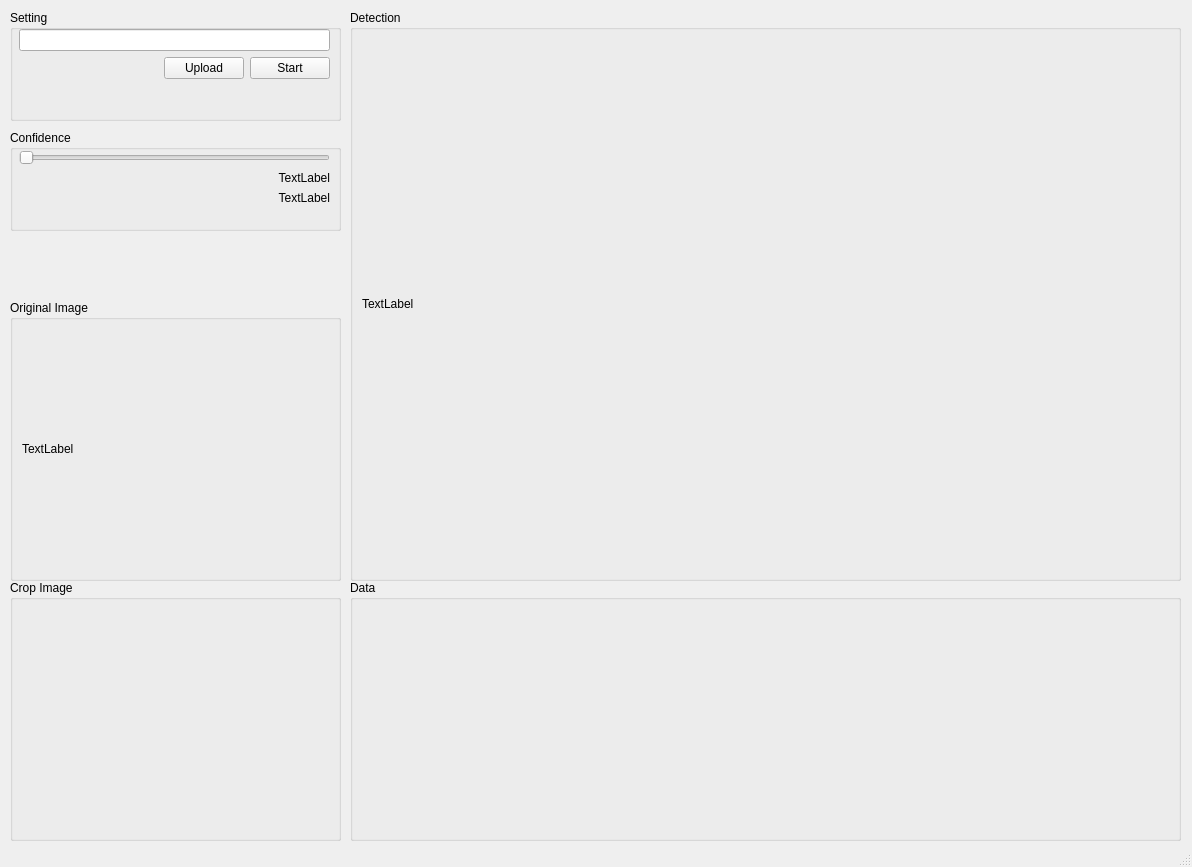
<?xml version="1.0" encoding="UTF-8"?>
<ui version="4.0">
 <class>MainWindow</class>
 <widget class="QMainWindow" name="MainWindow">
  <property name="geometry">
   <rect>
    <x>0</x>
    <y>0</y>
    <width>1192</width>
    <height>867</height>
   </rect>
  </property>
  <property name="windowTitle">
   <string>MainWindow</string>
  </property>
  <widget class="QWidget" name="centralwidget">
   <widget class="QGroupBox" name="groupBox">
    <property name="geometry">
     <rect>
      <x>10</x>
      <y>10</y>
      <width>331</width>
      <height>111</height>
     </rect>
    </property>
    <property name="title">
     <string>Setting</string>
    </property>
    <widget class="QWidget" name="verticalLayoutWidget">
     <property name="geometry">
      <rect>
       <x>9</x>
       <y>19</y>
       <width>311</width>
       <height>81</height>
      </rect>
     </property>
     <layout class="QVBoxLayout" name="verticalLayout">
      <item>
       <widget class="QLineEdit" name="lineEdit"/>
      </item>
      <item>
       <layout class="QHBoxLayout" name="horizontalLayout_3">
        <item>
         <spacer name="horizontalSpacer">
          <property name="orientation">
           <enum>Qt::Horizontal</enum>
          </property>
          <property name="sizeHint" stdset="0">
           <size>
            <width>40</width>
            <height>20</height>
           </size>
          </property>
         </spacer>
        </item>
        <item>
         <widget class="QPushButton" name="btn_upload">
          <property name="text">
           <string>Upload</string>
          </property>
         </widget>
        </item>
        <item>
         <widget class="QPushButton" name="btn_start">
          <property name="text">
           <string>Start</string>
          </property>
         </widget>
        </item>
       </layout>
      </item>
      <item>
       <spacer name="verticalSpacer">
        <property name="orientation">
         <enum>Qt::Vertical</enum>
        </property>
        <property name="sizeHint" stdset="0">
         <size>
          <width>20</width>
          <height>40</height>
         </size>
        </property>
       </spacer>
      </item>
     </layout>
    </widget>
   </widget>
   <widget class="QGroupBox" name="groupBox_2">
    <property name="geometry">
     <rect>
      <x>350</x>
      <y>10</y>
      <width>831</width>
      <height>571</height>
     </rect>
    </property>
    <property name="title">
     <string>Detection</string>
    </property>
    <layout class="QVBoxLayout" name="verticalLayout_5">
     <item>
      <layout class="QVBoxLayout" name="verticalLayout_3">
       <item>
        <spacer name="verticalSpacer_2">
         <property name="orientation">
          <enum>Qt::Vertical</enum>
         </property>
         <property name="sizeHint" stdset="0">
          <size>
           <width>20</width>
           <height>40</height>
          </size>
         </property>
        </spacer>
       </item>
       <item>
        <widget class="QLabel" name="label_video">
         <property name="text">
          <string>TextLabel</string>
         </property>
        </widget>
       </item>
       <item>
        <spacer name="verticalSpacer_3">
         <property name="orientation">
          <enum>Qt::Vertical</enum>
         </property>
         <property name="sizeHint" stdset="0">
          <size>
           <width>20</width>
           <height>40</height>
          </size>
         </property>
        </spacer>
       </item>
      </layout>
     </item>
    </layout>
   </widget>
   <widget class="QGroupBox" name="groupBox_3">
    <property name="geometry">
     <rect>
      <x>350</x>
      <y>580</y>
      <width>831</width>
      <height>261</height>
     </rect>
    </property>
    <property name="title">
     <string>Data</string>
    </property>
    <layout class="QVBoxLayout" name="verticalLayout_6">
     <item>
      <layout class="QVBoxLayout" name="verticalLayout_4"/>
     </item>
    </layout>
   </widget>
   <widget class="QGroupBox" name="groupBox_4">
    <property name="geometry">
     <rect>
      <x>10</x>
      <y>300</y>
      <width>331</width>
      <height>281</height>
     </rect>
    </property>
    <property name="title">
     <string>Original Image</string>
    </property>
    <layout class="QVBoxLayout" name="verticalLayout_7">
     <item>
      <layout class="QVBoxLayout" name="verticalLayout_2">
       <item>
        <spacer name="verticalSpacer_4">
         <property name="orientation">
          <enum>Qt::Vertical</enum>
         </property>
         <property name="sizeHint" stdset="0">
          <size>
           <width>20</width>
           <height>40</height>
          </size>
         </property>
        </spacer>
       </item>
       <item>
        <widget class="QLabel" name="label_vid_ori">
         <property name="text">
          <string>TextLabel</string>
         </property>
        </widget>
       </item>
       <item>
        <spacer name="verticalSpacer_5">
         <property name="orientation">
          <enum>Qt::Vertical</enum>
         </property>
         <property name="sizeHint" stdset="0">
          <size>
           <width>20</width>
           <height>40</height>
          </size>
         </property>
        </spacer>
       </item>
      </layout>
     </item>
    </layout>
   </widget>
   <widget class="QGroupBox" name="groupBox_5">
    <property name="geometry">
     <rect>
      <x>10</x>
      <y>580</y>
      <width>331</width>
      <height>261</height>
     </rect>
    </property>
    <property name="title">
     <string>Crop Image</string>
    </property>
    <layout class="QGridLayout" name="gridLayout_2">
     <item row="0" column="0">
      <layout class="QGridLayout" name="gridLayout"/>
     </item>
    </layout>
   </widget>
   <widget class="QGroupBox" name="groupBox_6">
    <property name="geometry">
     <rect>
      <x>10</x>
      <y>130</y>
      <width>331</width>
      <height>101</height>
     </rect>
    </property>
    <property name="title">
     <string>Confidence</string>
    </property>
    <widget class="QWidget" name="verticalLayoutWidget_2">
     <property name="geometry">
      <rect>
       <x>9</x>
       <y>20</y>
       <width>311</width>
       <height>77</height>
      </rect>
     </property>
     <layout class="QVBoxLayout" name="verticalLayout_8">
      <item>
       <widget class="QSlider" name="horizontalSlider">
        <property name="maximum">
         <number>100</number>
        </property>
        <property name="orientation">
         <enum>Qt::Horizontal</enum>
        </property>
       </widget>
      </item>
      <item>
       <widget class="QLabel" name="label_confidence">
        <property name="layoutDirection">
         <enum>Qt::LeftToRight</enum>
        </property>
        <property name="text">
         <string>TextLabel</string>
        </property>
        <property name="alignment">
         <set>Qt::AlignRight|Qt::AlignTrailing|Qt::AlignVCenter</set>
        </property>
       </widget>
      </item>
      <item>
       <widget class="QLabel" name="label_fps">
        <property name="text">
         <string>TextLabel</string>
        </property>
        <property name="alignment">
         <set>Qt::AlignRight|Qt::AlignTrailing|Qt::AlignVCenter</set>
        </property>
       </widget>
      </item>
      <item>
       <spacer name="verticalSpacer_6">
        <property name="orientation">
         <enum>Qt::Vertical</enum>
        </property>
        <property name="sizeHint" stdset="0">
         <size>
          <width>20</width>
          <height>40</height>
         </size>
        </property>
       </spacer>
      </item>
     </layout>
    </widget>
   </widget>
  </widget>
  <widget class="QStatusBar" name="statusbar"/>
 </widget>
 <resources/>
 <connections/>
</ui>
